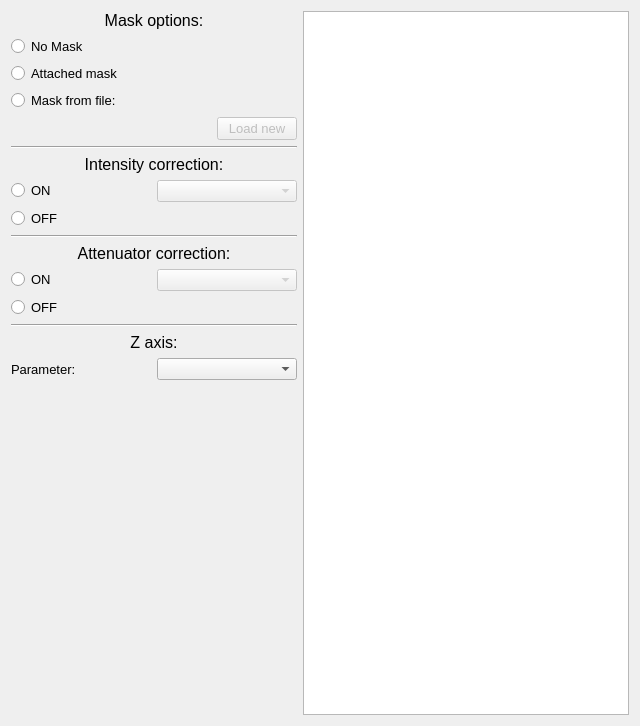
<?xml version="1.0" encoding="UTF-8"?>
<ui version="4.0">
 <class>LambdaSetup</class>
 <widget class="QWidget" name="LambdaSetup">
  <property name="geometry">
   <rect>
    <x>0</x>
    <y>0</y>
    <width>640</width>
    <height>726</height>
   </rect>
  </property>
  <property name="windowTitle">
   <string>Form</string>
  </property>
  <layout class="QHBoxLayout" name="horizontalLayout">
   <item>
    <layout class="QVBoxLayout" name="verticalLayout">
     <item>
      <widget class="QLabel" name="label">
       <property name="font">
        <font>
         <pointsize>12</pointsize>
        </font>
       </property>
       <property name="text">
        <string>Mask options:</string>
       </property>
       <property name="alignment">
        <set>Qt::AlignCenter</set>
       </property>
      </widget>
     </item>
     <item>
      <widget class="QRadioButton" name="rb_no_mask">
       <property name="font">
        <font>
         <pointsize>10</pointsize>
        </font>
       </property>
       <property name="text">
        <string>No Mask</string>
       </property>
       <property name="checked">
        <bool>false</bool>
       </property>
       <attribute name="buttonGroup">
        <string notr="true">bg_mask_option</string>
       </attribute>
      </widget>
     </item>
     <item>
      <widget class="QRadioButton" name="rb_attached">
       <property name="font">
        <font>
         <pointsize>10</pointsize>
        </font>
       </property>
       <property name="text">
        <string>Attached mask</string>
       </property>
       <attribute name="buttonGroup">
        <string notr="true">bg_mask_option</string>
       </attribute>
      </widget>
     </item>
     <item>
      <widget class="QRadioButton" name="rb_file">
       <property name="font">
        <font>
         <pointsize>10</pointsize>
        </font>
       </property>
       <property name="text">
        <string>Mask from file:</string>
       </property>
       <attribute name="buttonGroup">
        <string notr="true">bg_mask_option</string>
       </attribute>
      </widget>
     </item>
     <item>
      <layout class="QHBoxLayout" name="horizontalLayout_2">
       <item>
        <widget class="QLabel" name="lb_mask_file">
         <property name="minimumSize">
          <size>
           <width>200</width>
           <height>0</height>
          </size>
         </property>
         <property name="text">
          <string/>
         </property>
        </widget>
       </item>
       <item>
        <widget class="QPushButton" name="but_load_mask">
         <property name="enabled">
          <bool>false</bool>
         </property>
         <property name="font">
          <font>
           <pointsize>10</pointsize>
          </font>
         </property>
         <property name="text">
          <string>Load new</string>
         </property>
        </widget>
       </item>
      </layout>
     </item>
     <item>
      <widget class="Line" name="line">
       <property name="orientation">
        <enum>Qt::Horizontal</enum>
       </property>
      </widget>
     </item>
     <item>
      <widget class="QLabel" name="label_2">
       <property name="font">
        <font>
         <pointsize>12</pointsize>
        </font>
       </property>
       <property name="text">
        <string>Intensity correction:</string>
       </property>
       <property name="alignment">
        <set>Qt::AlignCenter</set>
       </property>
      </widget>
     </item>
     <item>
      <layout class="QHBoxLayout" name="horizontalLayout_4"/>
     </item>
     <item>
      <layout class="QHBoxLayout" name="horizontalLayout_3">
       <item>
        <widget class="QRadioButton" name="rb_inten_on">
         <property name="font">
          <font>
           <pointsize>10</pointsize>
          </font>
         </property>
         <property name="text">
          <string>ON</string>
         </property>
         <attribute name="buttonGroup">
          <string notr="true">bg_intensity</string>
         </attribute>
        </widget>
       </item>
       <item>
        <widget class="QComboBox" name="cmb_intensity">
         <property name="enabled">
          <bool>false</bool>
         </property>
        </widget>
       </item>
      </layout>
     </item>
     <item>
      <widget class="QRadioButton" name="rb_inten_off">
       <property name="font">
        <font>
         <pointsize>10</pointsize>
        </font>
       </property>
       <property name="text">
        <string>OFF</string>
       </property>
       <attribute name="buttonGroup">
        <string notr="true">bg_intensity</string>
       </attribute>
      </widget>
     </item>
     <item>
      <widget class="Line" name="line_2">
       <property name="orientation">
        <enum>Qt::Horizontal</enum>
       </property>
      </widget>
     </item>
     <item>
      <widget class="QLabel" name="label_4">
       <property name="font">
        <font>
         <pointsize>12</pointsize>
        </font>
       </property>
       <property name="text">
        <string>Attenuator correction:</string>
       </property>
       <property name="alignment">
        <set>Qt::AlignCenter</set>
       </property>
      </widget>
     </item>
     <item>
      <layout class="QHBoxLayout" name="horizontalLayout_6">
       <item>
        <widget class="QRadioButton" name="rb_atten_on">
         <property name="font">
          <font>
           <pointsize>10</pointsize>
          </font>
         </property>
         <property name="text">
          <string>ON</string>
         </property>
         <attribute name="buttonGroup">
          <string notr="true">bg_attenuator</string>
         </attribute>
        </widget>
       </item>
       <item>
        <widget class="QComboBox" name="cmb_attenuator">
         <property name="enabled">
          <bool>false</bool>
         </property>
        </widget>
       </item>
      </layout>
     </item>
     <item>
      <widget class="QRadioButton" name="rb_atten_off">
       <property name="font">
        <font>
         <pointsize>10</pointsize>
        </font>
       </property>
       <property name="text">
        <string>OFF</string>
       </property>
       <attribute name="buttonGroup">
        <string notr="true">bg_attenuator</string>
       </attribute>
      </widget>
     </item>
     <item>
      <widget class="Line" name="line_3">
       <property name="orientation">
        <enum>Qt::Horizontal</enum>
       </property>
      </widget>
     </item>
     <item>
      <widget class="QLabel" name="label_5">
       <property name="font">
        <font>
         <pointsize>12</pointsize>
        </font>
       </property>
       <property name="text">
        <string>Z axis:</string>
       </property>
       <property name="alignment">
        <set>Qt::AlignCenter</set>
       </property>
      </widget>
     </item>
     <item>
      <layout class="QHBoxLayout" name="horizontalLayout_7">
       <item>
        <widget class="QLabel" name="label_3">
         <property name="font">
          <font>
           <pointsize>10</pointsize>
          </font>
         </property>
         <property name="text">
          <string>Parameter:</string>
         </property>
        </widget>
       </item>
       <item>
        <widget class="QComboBox" name="cmb_z_axis">
         <property name="enabled">
          <bool>true</bool>
         </property>
        </widget>
       </item>
      </layout>
     </item>
     <item>
      <spacer name="verticalSpacer">
       <property name="orientation">
        <enum>Qt::Vertical</enum>
       </property>
       <property name="sizeHint" stdset="0">
        <size>
         <width>20</width>
         <height>40</height>
        </size>
       </property>
      </spacer>
     </item>
    </layout>
   </item>
   <item>
    <widget class="GraphicsView" name="gv_main">
     <property name="autoFillBackground">
      <bool>false</bool>
     </property>
     <property name="styleSheet">
      <string notr="true"/>
     </property>
    </widget>
   </item>
  </layout>
 </widget>
 <customwidgets>
  <customwidget>
   <class>GraphicsView</class>
   <extends>QGraphicsView</extends>
   <header>pyqtgraph</header>
  </customwidget>
 </customwidgets>
 <resources/>
 <connections/>
 <buttongroups>
  <buttongroup name="bg_mask_option"/>
  <buttongroup name="bg_intensity"/>
  <buttongroup name="bg_attenuator"/>
 </buttongroups>
</ui>
